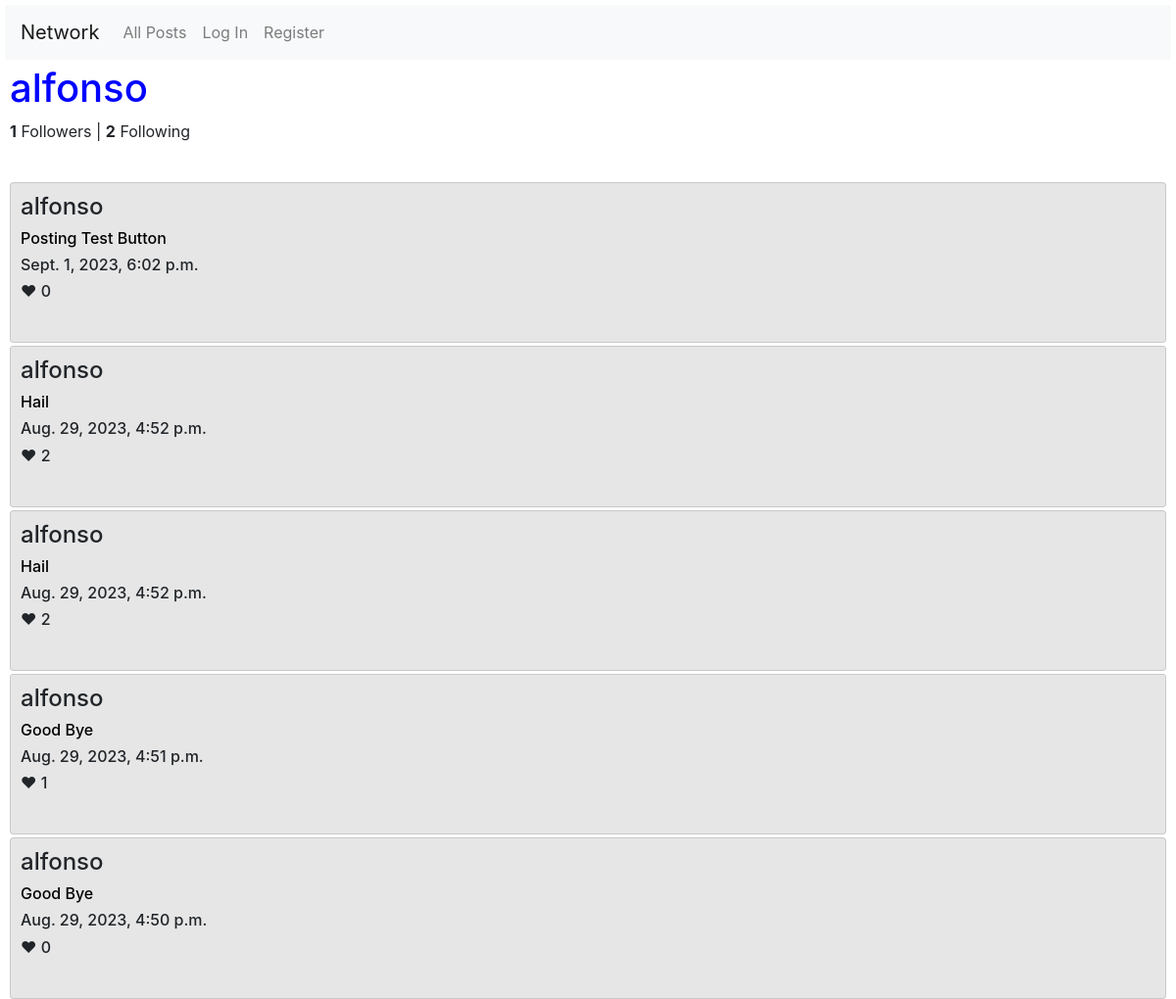
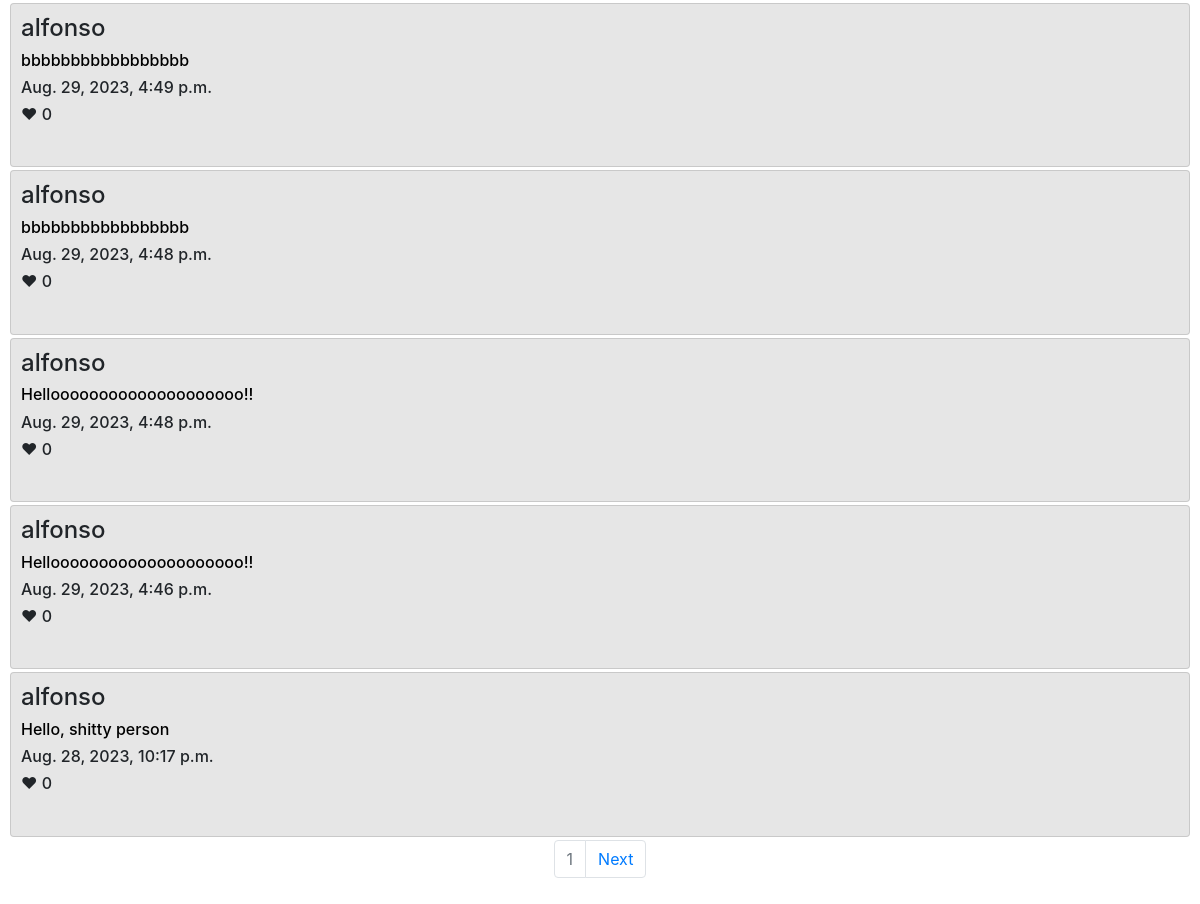
Screenshot of /profile/alfonso with the database file from the repository (2 pictures, top to bottom).
### network/models.py (models this page shows, shortened)
class User(AbstractUser):
    pass

class Post(models.Model):
    user = models.ForeignKey(User, on_delete=models.CASCADE, related_name="poster")
    content = models.TextField(max_length=180, null=False)
    timestamp = models.DateTimeField(auto_now_add=True)
    like = models.IntegerField(default=0)

### network/views.py (the view, shortened to what this page needs)
# urls.py: path("profile/<str:profile>", views.profile, name="profile"),
@csrf_exempt
def profile(request, profile):
    try:
        f = UserFollowing.objects.get(user_id=User.objects.get(id=request.user.id), following_user_id=User.objects.get(username=profile))
        status = "Followed"
        all_posts = Post.objects.filter(user=User.objects.get(username=profile)).order_by('-timestamp').all()
        posts = []
        for i in range(0, len(all_posts)):
            posts.append(all_posts[i])
        posts.sort(key=lambda post: post.id, reverse=True)
        paginator = Paginator(posts, 10)
        page_number = request.GET.get("page")
        page_obj = paginator.get_page(page_number)
        likes = UserLike.objects.filter(user_id=request.user.id)
        liked_posts = []
        for i in range(0, len(likes)):
            for j in range(0, len(posts)):
                if likes[i].post_like == posts[j]:
                    liked_posts.append(posts[j])
        followers = 0
        following = 0
        for i in range(0, len(UserFollowing.objects.filter(following_user_id=User.objects.get(username=profile)))):
            followers += 1
        for j in range(0, len(UserFollowing.objects.filter(user_id=User.objects.get(username=profile)))):
            following += 1
        return render(request, "network/profile.html",
                    {"posts": page_obj,
                    "name": profile,
                    "status": status,
                    "likes": liked_posts,
                    "following": following,
                    "followers": followers,
                    })
    except ObjectDoesNotExist:
        status = "Not"
        all_posts = Post.objects.filter(user=User.objects.get(username=profile)).order_by('-timestamp').all()
        posts = []
        for i in range(0, len(all_posts)):
            posts.append(all_posts[i])
        posts.sort(key=lambda post: post.id, reverse=True)
        paginator = Paginator(posts, 10)
        page_number = request.GET.get("page")
        page_obj = paginator.get_page(page_number)
        likes = UserLike.objects.filter(user_id=request.user.id)
        liked_posts = []
        for i in range(0, len(likes)):
            for j in range(0, len(posts)):
                if likes[i].post_like == posts[j]:
                    liked_posts.append(posts[j])
        followers = 0
        following = 0
        for i in range(0, len(UserFollowing.objects.filter(following_user_id=User.objects.get(username=profile)))):
            followers += 1
        for j in range(0, len(UserFollowing.objects.filter(user_id=User.objects.get(username=profile)))):
            following += 1
        return render(request, "network/profile.html",
                    {"posts": page_obj,
                    "name": profile,
                    "status": status,
                    "likes": liked_posts,
                    "followers": followers,
                    "following": following,
                    })

### network/templates/network/profile.html (shortened to what this page needs)
{% extends "network/layout.html" %}
{% block body %}
    <h1>{{name}}</h1>
    <div>
        <p> <b id="followers">{{followers}}</b> Followers | <b>{{following}}</b> Following</p>
    </div>
    <br>
    {% for post in posts %}
        <div class="card">
                <h4>{{post.user}}</h4>
                <div id="post_{{post.id}}">
                    <h6><a id="anchor_{{post.id}}" class="anchor_content" href="{% url 'post_page' post.id %}">{{post.content}}</a></h6>
                    <h6> {{post.timestamp}} </h6>
                    <h6 id="like_{{post.id}}">&#10084; {{post.like}}</h6>
                    <br>
                </div>
        </div>
    {%endfor%}
    <nav aria-label="Page navigation example">
        <ul class="pagination justify-content-center">
          <li class="page-item disabled"><a class="page-link" href="#">{{posts.number}}</a></li>
        {% if posts.has_next %}
          <li class="page-item">
            <a class="page-link" href="?page={{ posts.next_page_number }}">Next</a>
          </li>
        {% endif %}
        </ul>
      </nav>
{% endblock %}

### network/static/network/styles.css (style rules this page uses)
h1 { color: blue; }
.card { padding: 10px; background-color: rgb(230, 230, 230); margin-bottom: 3px; }
body, #block-body { padding: 5px; }
.anchor_content { text-decoration: none; color: black; }

### rows the page displays
User: username "alfonso"
Post: user "alfonso", content "Posting Test Button", timestamp "Sept. 1, 2023, 6:02 p.m.", like "0"
Post: user "alfonso", content "Hail", timestamp "Aug. 29, 2023, 4:52 p.m.", like "2"
Post: user "alfonso", content "Hail", timestamp "Aug. 29, 2023, 4:52 p.m.", like "2"
Post: user "alfonso", content "Good Bye", timestamp "Aug. 29, 2023, 4:51 p.m.", like "1"
Post: user "alfonso", content "Good Bye", timestamp "Aug. 29, 2023, 4:50 p.m.", like "0"
Post: user "alfonso", content "bbbbbbbbbbbbbbbbb", timestamp "Aug. 29, 2023, 4:49 p.m.", like "0"
Post: user "alfonso", content "bbbbbbbbbbbbbbbbb", timestamp "Aug. 29, 2023, 4:48 p.m.", like "0"
Post: user "alfonso", content "Helloooooooooooooooooooo!!", timestamp "Aug. 29, 2023, 4:48 p.m.", like "0"
Post: user "alfonso", content "Helloooooooooooooooooooo!!", timestamp "Aug. 29, 2023, 4:46 p.m.", like "0"
Post: user "alfonso", content "Hello, shitty person", timestamp "Aug. 28, 2023, 10:17 p.m.", like "0"

### other values shown
{{ followers }} "1"
{{ following }} "2"
{{ posts.number }} "1"
